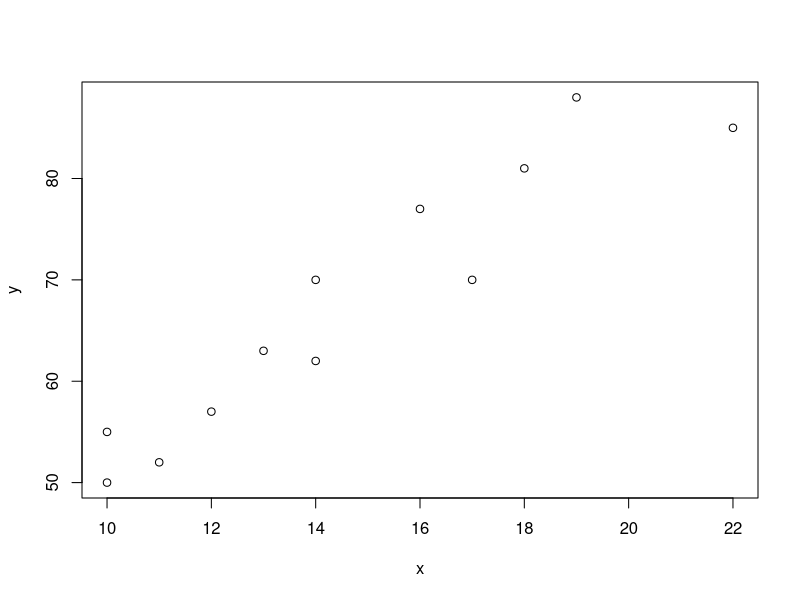
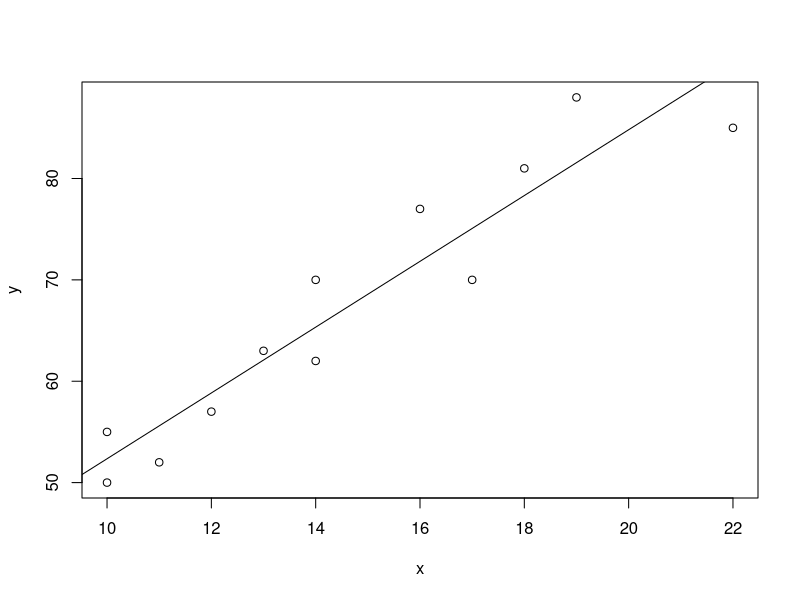
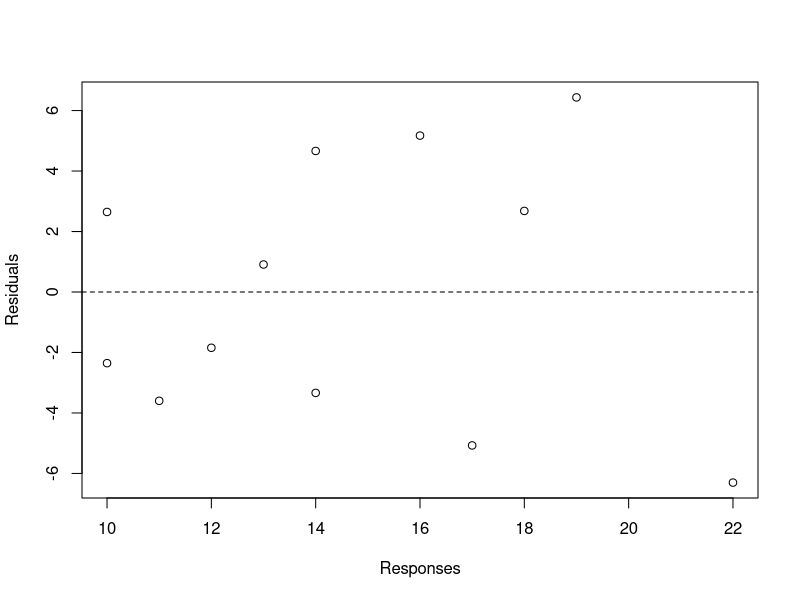
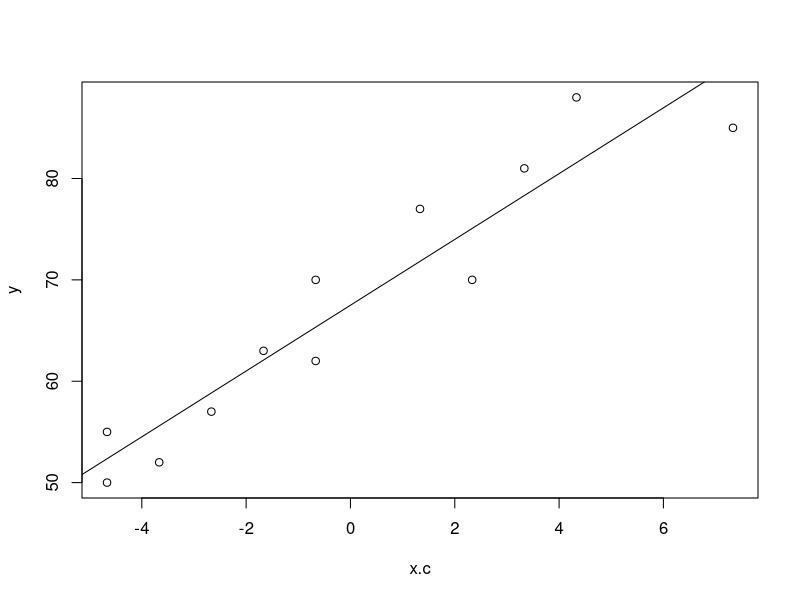
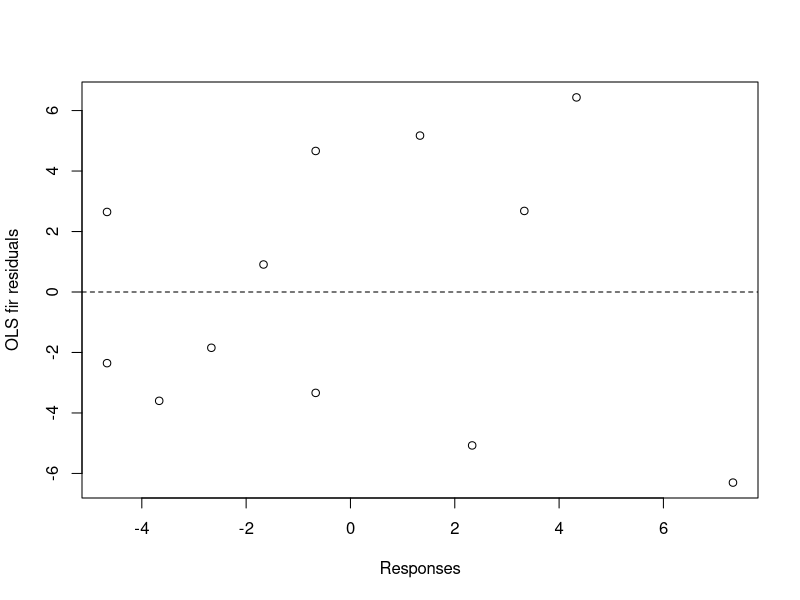
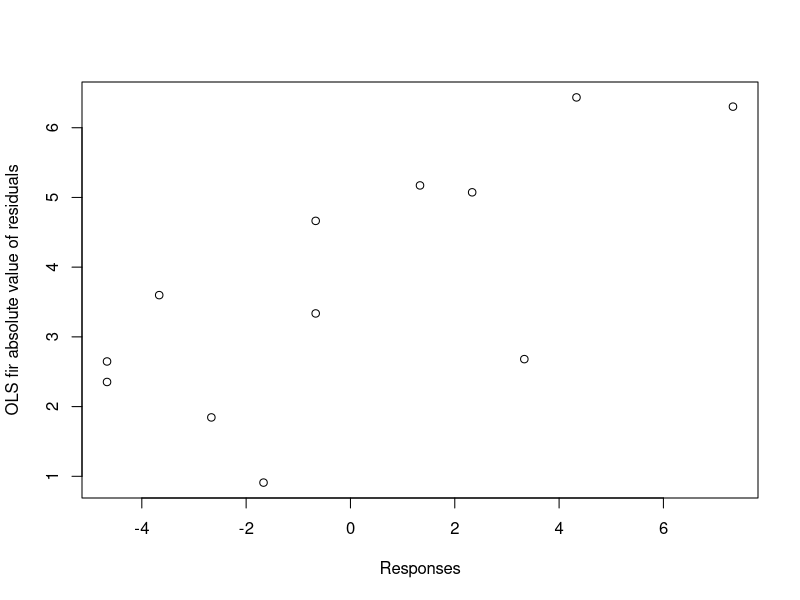
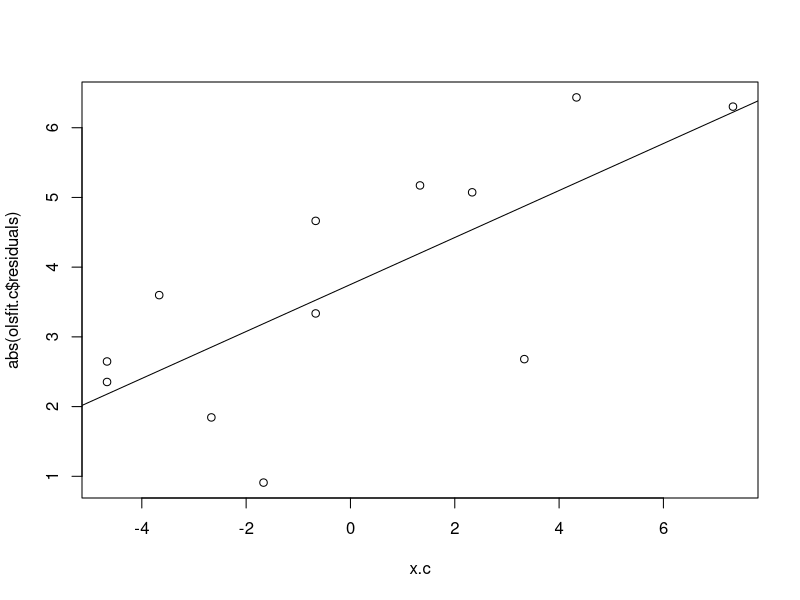
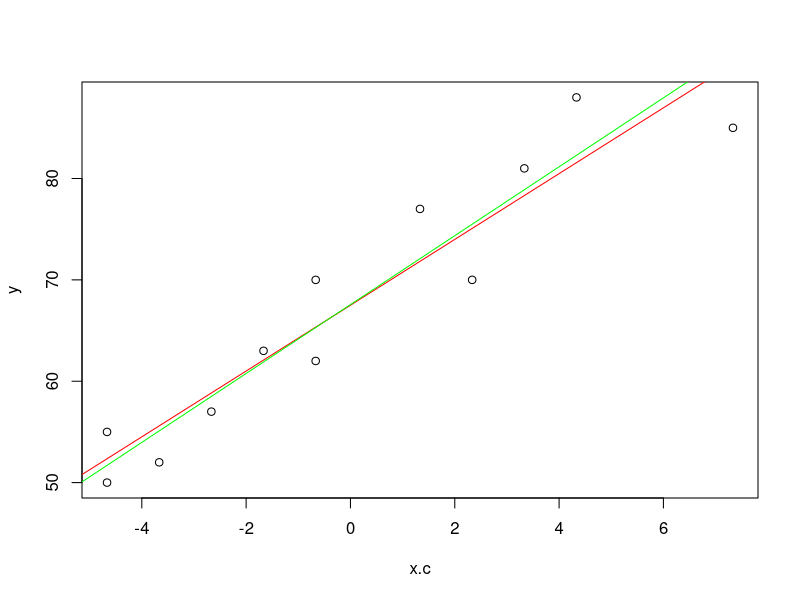

Write the R code that produced these figures, in order.
## ---- chunk 1
x = c(16,14,22,10,14,17,10,13,19,12,18,11) # total number of reponses in completing a lesson
y = c(77,70,85,50,62,70,55,63,88,57,81,52) # cost of computer time in cents
## ---- chunk 2
library(MASS)
plot(x,y)
## ---- chunk 3
model1 = lm(y~x)
model1
## ---- chunk 4
summary(model1)
## ---- chunk 5
plot(x,y)
abline(model1)
## ---- chunk 6
#diagnostic plot
plot(x, model1$residuals, xlab = "Responses", ylab = "Residuals")
abline(h=0,lty=2)
## ---- chunk 7
#mean centrered OLS regression
x.c = x-mean(x)
olsfit.c=lm(y~x.c)
summary(olsfit.c)
## ---- chunk 8
plot(x.c,y)
abline(olsfit.c)
## ---- chunk 9
#diagnostic plot
plot(x.c, olsfit.c$residuals, xlab = "Responses", ylab = "OLS fir residuals")
abline(h=0,lty=2)
## ---- chunk 10

plot(x.c,abs(olsfit.c$residuals), xlab = "Responses", ylab = "OLS fir absolute value of residuals")
#we see a positive relationship between the residuals meaning there could ve non-constasnt variance
## ---- chunk 11
# Absolute value of residuals regression due to possible due possible non-constant variance of error terms
sd.func=lm(abs(olsfit.c$residuals)~x.c)
summary(sd.func)
## ---- chunk 12
plot(x.c,abs(olsfit.c$residuals))
abline(sd.func)
## ---- chunk 13
wights = 1/((sd.func$fitted.values)^2) 
wights
## ---- chunk 14
# mean centered regression with wieghts inserted
wlsfit = lm(y~x.c, weights = wights)
summary(wlsfit)
## ---- chunk 15
summary(olsfit.c)
## ---- chunk 16
#model comparision
plot(x.c,y)
abline(olsfit.c, col = "red")
abline(wlsfit, col="green")
## ---- chunk 17
# comparing the residuals
par(mfrow=c(1,2))
plot(x.c,studres(olsfit.c))
plot(x.c,studres(wlsfit))
